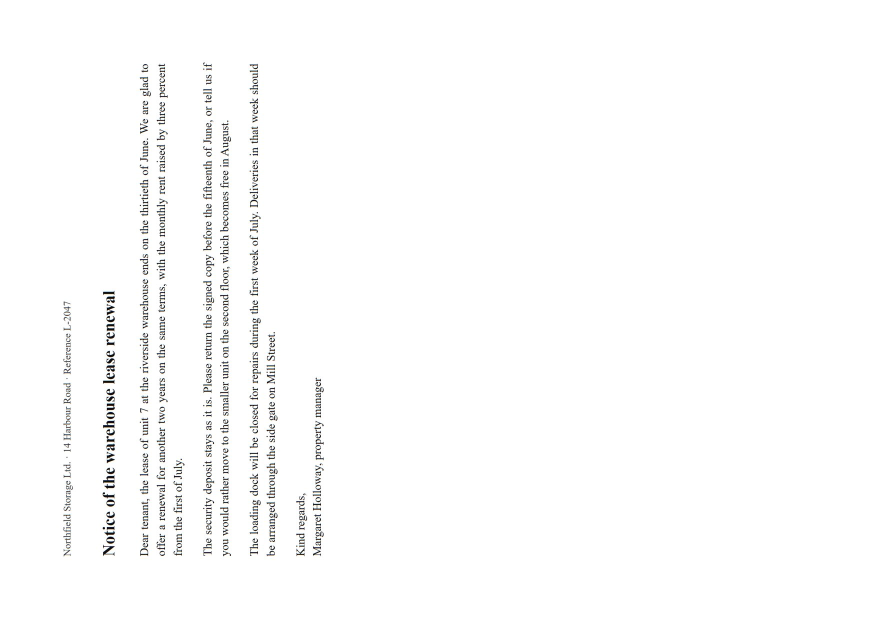
#> input picture crates/lacodda-ocr/tests/images/photo-sideways.jpg, 1754 x 1240 px, given in place of shot.png, which was not available (shown at 1/2 size)
$ python make_images.py
#> lines starting #> are read from the running program, lines starting #| are printed output that depends on the picture
"""Build the pictures in tests/images from the pages in this folder.

The pictures are committed; this script is how they were made, so they can be
made again. It needs Chrome (to set the text in real fonts, the way a screen
or a printer does) and Pillow (to turn a page into a scan, a photo, a
picture with no background):

    python make_images.py [path-to-chrome]

Every word in them is synthetic.
"""

import io
import pathlib
import subprocess
import sys
import tempfile

from PIL import Image, ImageDraw, ImageFilter

HERE = pathlib.Path(__file__).resolve().parent
OUT = HERE.parent
CHROME = sys.argv[1] if len(sys.argv) > 1 else r"C:\Program Files\Google\Chrome\Application\chrome.exe"


def shot(page: str, width: int, height: int, scale: float = 1) -> Image.Image:
    """A page as Chrome draws it into a window of this size."""
#> called with page = 'letter-en.html', width = 1654, height = 2339, scale = 1
    out = pathlib.Path(tempfile.mkdtemp()) / "shot.png"
    subprocess.run(
        [
            CHROME,
            "--headless=new",
            "--disable-gpu",
            "--hide-scrollbars",
            f"--force-device-scale-factor={scale}",
            f"--window-size={width},{height}",
            f"--screenshot={out}",
            (HERE / page).as_uri(),
        ],
        check=True,
        capture_output=True,
    )
#> (this line was passed over: subprocess is not available in this run)
    with Image.open(out) as image:
#> image is the input picture: PIL image 1754x1240 RGB; mean R, G, B 251.8, 251.9, 251.8
        return image.convert("RGBA")
#> call 2 of shot, with page = 'letter-ru.html', width = 1654, height = 2339, scale = 1
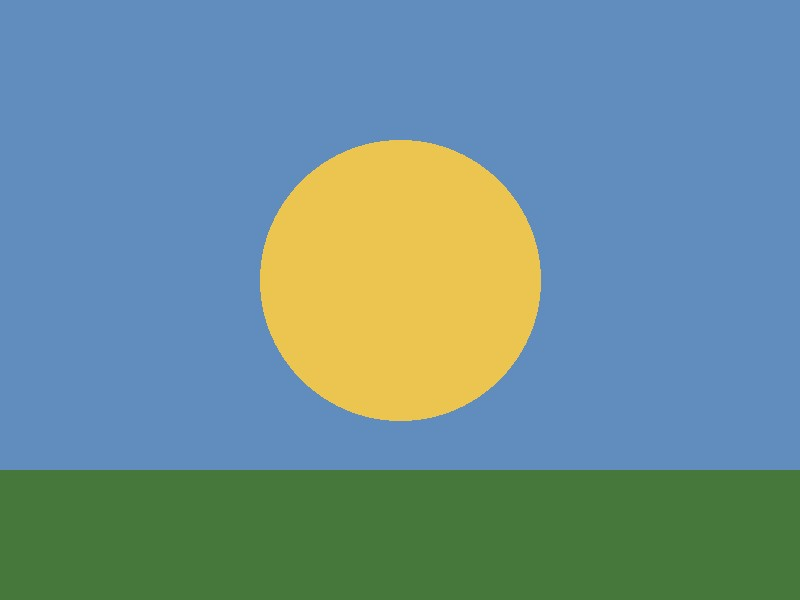
#> input picture crates/lacodda-ocr/tests/images/no-text.jpg, 800 x 600 px, given in place of shot.png, which was not available
#> in shot, image is the input picture: PIL image 800x600 RGB; mean R, G, B 109.1, 143.7, 147.4


def scanned(page: Image.Image) -> Image.Image:
    """A printed page as a scanner gives it back: grey, a little turned, a
    little soft, with the paper's tone behind the ink."""
    grey = page.convert("L")
    grey = grey.point(lambda v: 30 + v * 0.82)
    grey = grey.rotate(0.6, resample=Image.BICUBIC, expand=False, fillcolor=239)
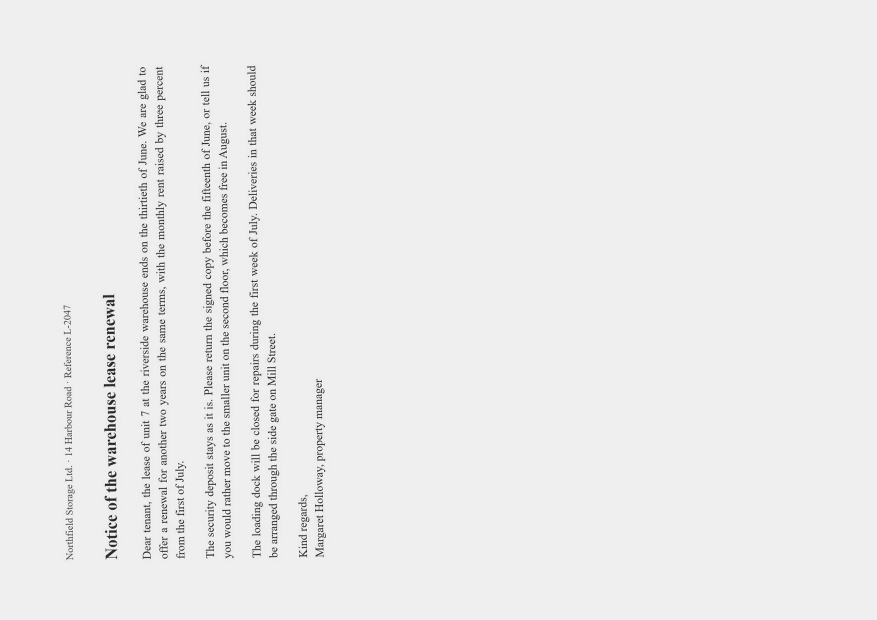
#> grey: PIL image 1754x1240 L (shown at 1/2 size); min 0, max 255, mean 236.4
    return grey.filter(ImageFilter.GaussianBlur(0.6))
#> returned value: PIL image 1754x1240 L


def jpeg(image: Image.Image, quality: int, **extra) -> bytes:
    buffer = io.BytesIO()
    image.convert("RGB").save(buffer, "JPEG", quality=quality, **extra)
    return buffer.getvalue()


def main() -> None:
    # A letter printed at 200 dots an inch: an A4 page is 1654 by 2339.
    letter_en = shot("letter-en.html", 1654, 2339)
    letter_ru = shot("letter-ru.html", 1654, 2339)
    letter_es = shot("letter-es.html", 1654, 2339)
    scanned(letter_en).save(OUT / "letter-en.png", optimize=True)
    scanned(letter_ru).save(OUT / "letter-ru.png", optimize=True)
#> in scanned (call 2), `grey = page.convert("L")`:
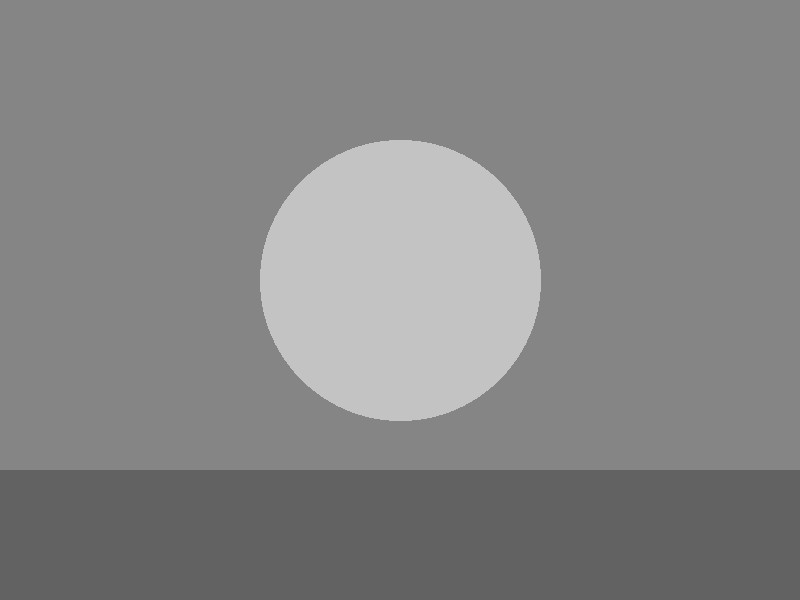
#> grey: PIL image 800x600 L; min 98, max 207, mean 133.4
    scanned(letter_es).save(OUT / "letter-es.png", optimize=True)

    # Both scans as one PDF of pictures and nothing else, as a scanner
    # writes one: nooma's tests read it page by page.
    pages = [scanned(letter_en).convert("RGB"), scanned(letter_ru).convert("RGB")]
    pages[0].save(OUT / "scan.pdf", "PDF", resolution=200, save_all=True, append_images=pages[1:])

    # A screen at 100%: small type, a dark theme beside a light one.
    shot("screen.html", 1280, 720).save(OUT / "screen.png", optimize=True)

    # A photo of a page taken with the phone held sideways: the pixels lie on
    # their side, and the EXIF orientation says how to stand them up.
    photo = letter_en.convert("RGB").resize((1240, 1754)).rotate(90, expand=True)
    exif = Image.Exif()
    exif[0x0112] = 6  # Rotate 90 CW to display.
    (OUT / "photo-sideways.jpg").write_bytes(jpeg(photo, 85, exif=exif))

    # Black text on nothing at all: a picture cut out of a document with its
    # background left transparent.
    cut = shot("cutout.html", 900, 260)
    pixels = cut.load()
    for y in range(cut.height):
        for x in range(cut.width):
            r, g, b, _ = pixels[x, y]
            ink = 255 - (r + g + b) // 3
            pixels[x, y] = (0, 0, 0, ink)
    cut.save(OUT / "transparent.png", optimize=True)

    # A line of Spanish whose letters an English reader reads as English
    # letters - `mañana` as `mafiana` - with no digit to give it away.
    shot("accents.html", 1240, 160).convert("L").save(OUT / "accents.png", optimize=True)

    # A picture with no text in it.
    picture = Image.new("RGB", (800, 600), (96, 140, 190))
    draw = ImageDraw.Draw(picture)
    draw.ellipse((260, 140, 540, 420), fill=(236, 196, 80))
    draw.rectangle((0, 470, 800, 600), fill=(70, 120, 60))
    (OUT / "no-text.jpg").write_bytes(jpeg(picture, 90))


if __name__ == "__main__":
#> (the run stopped early here; a loop or call above may not have finished)
